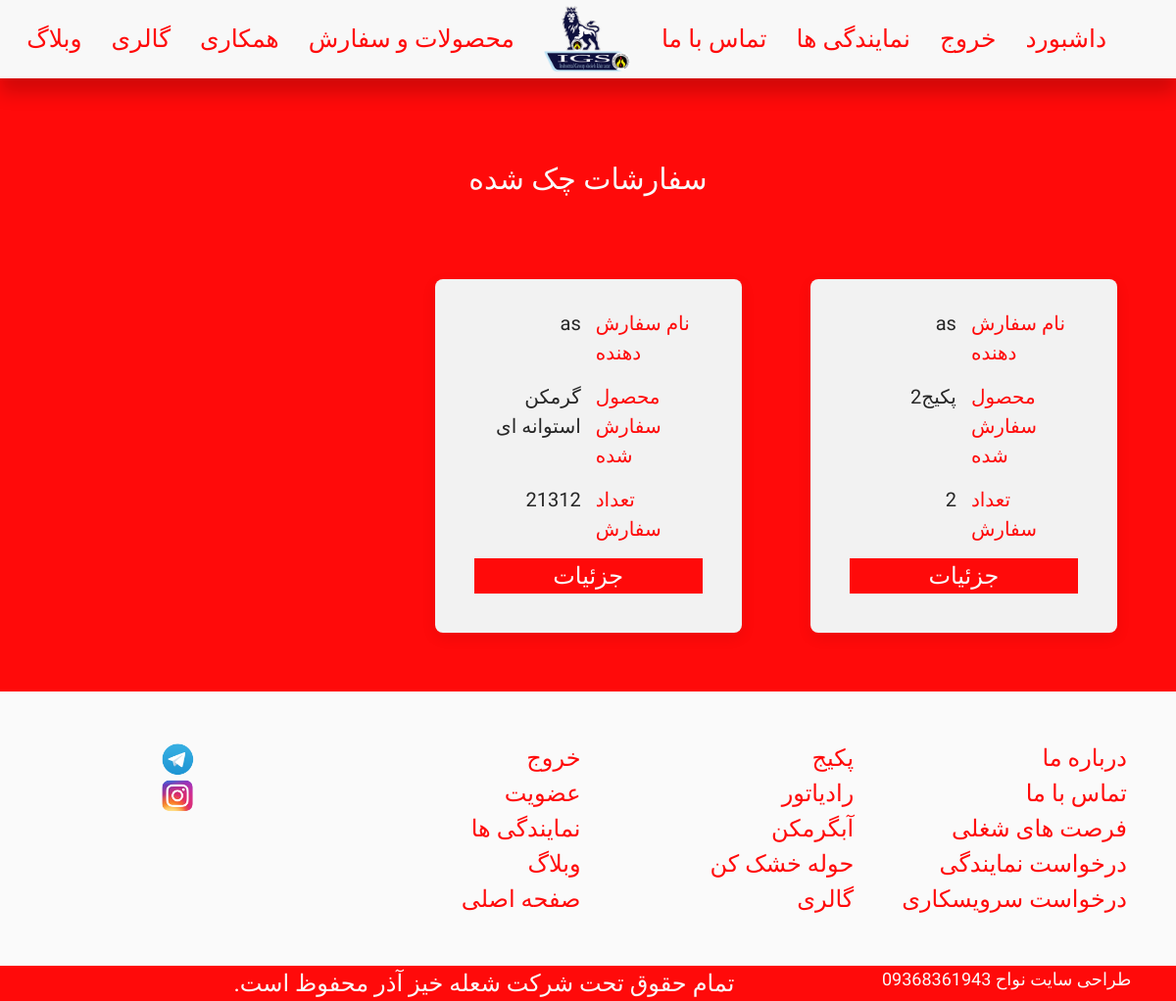
/order/checked-list/ (signed in), run on an earlier commit of the app's database.
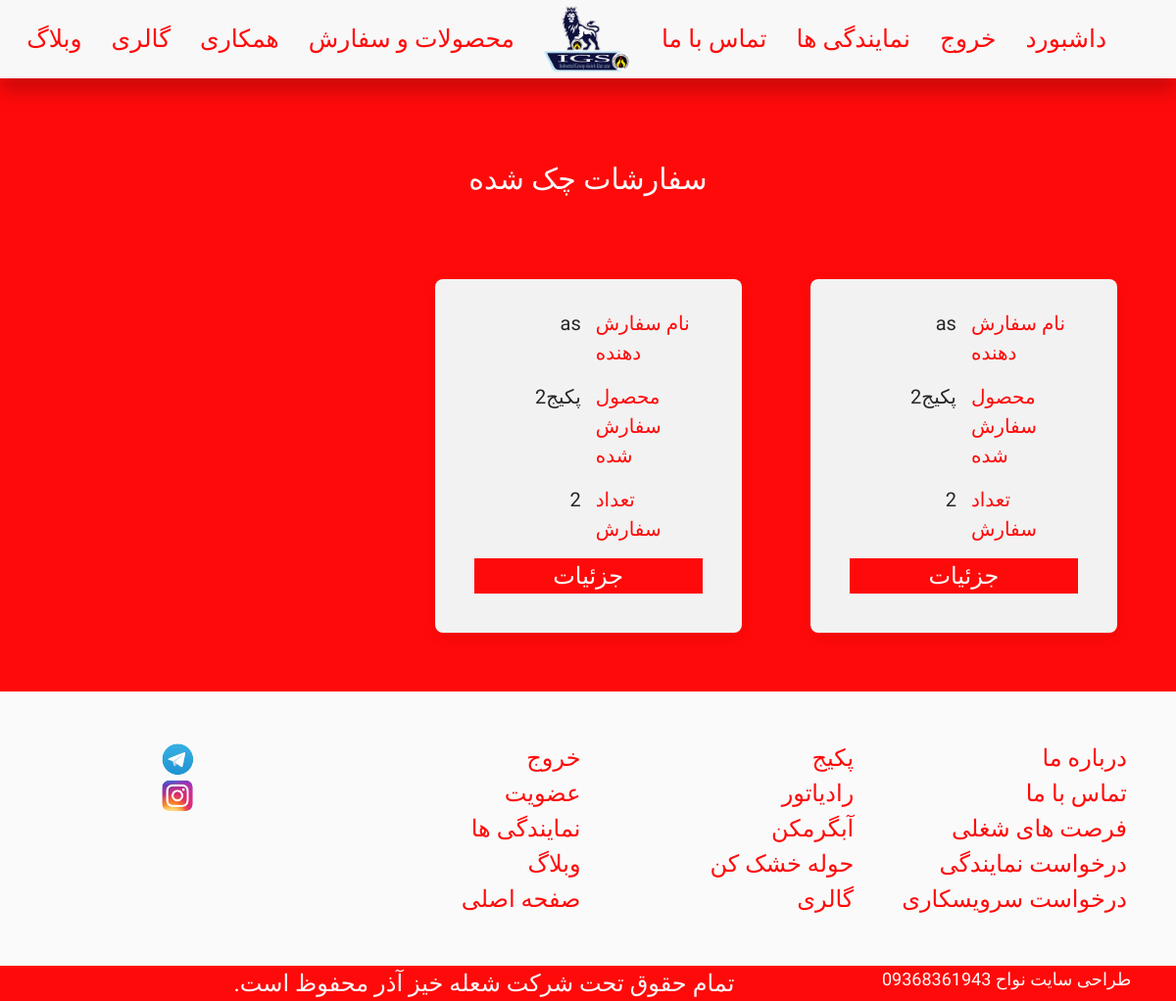
And on a later commit of the database.
### order/models.py (models this page shows)
class OrderingModel(models.Model):
    product = models.ForeignKey(ProductsModel, on_delete = models.CASCADE,
                                null = False, blank = False, related_name = 'orders')
    user = models.ForeignKey(UserModel, on_delete = models.CASCADE,
                                    null = False, blank = False, related_name = 'orders')
    number = models.IntegerField(blank = False, null = False)
    description = models.TextField(blank = True, null = True)
    checked = models.BooleanField(default = False)

### accounts/models.py (models this page shows, shortened)
class UserModel(AbstractUser):
    name = models.CharField(max_length=216, null = False, blank = False)
    is_commonuser = models.BooleanField('CommonUser Status', default = False)
    slug = models.SlugField(unique = True, null = False, blank = False)
    user_logs = models.TextField(default='',null = True)

### products/models.py (models this page shows, shortened)
class ProductsModel(models.Model):
    name = models.CharField(max_length = 264, blank = False, null = False)
    picture = models.ImageField(blank = False, null = False,default = r'products/default/default.jpeg',
                                upload_to=r'products/')
    description = models.TextField(default='',null = True, blank = True)
    is_towerdryer = models.BooleanField()
    is_radiator = models.BooleanField()
    is_waterheater = models.BooleanField()
    is_package = models.BooleanField()
    cataloge = models.FileField(blank = False, null = False, default = r'cataloges/default/default.jpeg',
                                upload_to=r'cataloges/')

### order/views.py (the view)
# urls.py: path('checked-list/', CheckedOrdersListView, name='checkedlist'),
@login_required
@superuser_required
def CheckedOrdersListView(request):
    order_list = OrderingModel.objects.filter(checked = True)
    return render(request,'order/checkedorderslist.html',{'order_list':order_list})

### order/templates/order/checkedorderslist.html (shortened to what this page needs)
{% extends "BaseTemplates/base1.html" %}
{% block body_block %}
<br>
<h3 style="font-size:30px;" class="whiteC-text uk-card-title uk-text-center fHarmattan uk-text-large">سفارشات چک شده</h3>
<div style="padding:5%" class="uk-grid-match uk-text-center uk-grid-large" uk-grid>
{% if order_list %}
{% for order in order_list %}
      <div class="uk-width-1-1 uk-width-1-3@m uk-width-1-2@s uk-block">
<div style="border-radius:8px; " class="uk-card uk-card-default uk-card-body milkywhiteC">
      <div style="margin-top:-25px; font-size:20px;"  class=" fHarmattan uk-text-large uk-grid-small" uk-grid>
          <div class="uk-width-1-2 uk-text-left redC-text" >نام سفارش دهنده</div><div class="uk-width-1-2 uk-text-right darkgreyC-text">{{ order.user.name }}</div>
          <div class="uk-width-1-2 uk-text-left redC-text" >محصول سفارش شده</div><div class="uk-width-1-2 uk-text-right darkgreyC-text">{{ order.product.name }}</div>
          <div class="uk-width-1-2 uk-text-left redC-text" >تعداد سفارش</div><div class="uk-width-1-2 uk-text-right darkgreyC-text">{{order.number}}</div>
<br>
{% if user.is_superuser %}
<div class="uk-width-1-1 uk-text-right">
<a class="uk-button uk-button-large redC whiteC-text fHarmattan uk-text-large uk-width-1-1" href="{% url 'order:detail' order.pk %}" >جزئیات</a>
</div>
{% endif %}
      </div>
</div>
</div>
{% endfor %}
{% endif %}
</div>
    {% endblock %}

What changed in the data, as far as the page shows it:
removed OrderingModel: user.name "as", product.name "گرمکن استوانه ای", number "21312"
now on this page (row edited): OrderingModel: user.name "as", product.name "پکیج2", number "2"
